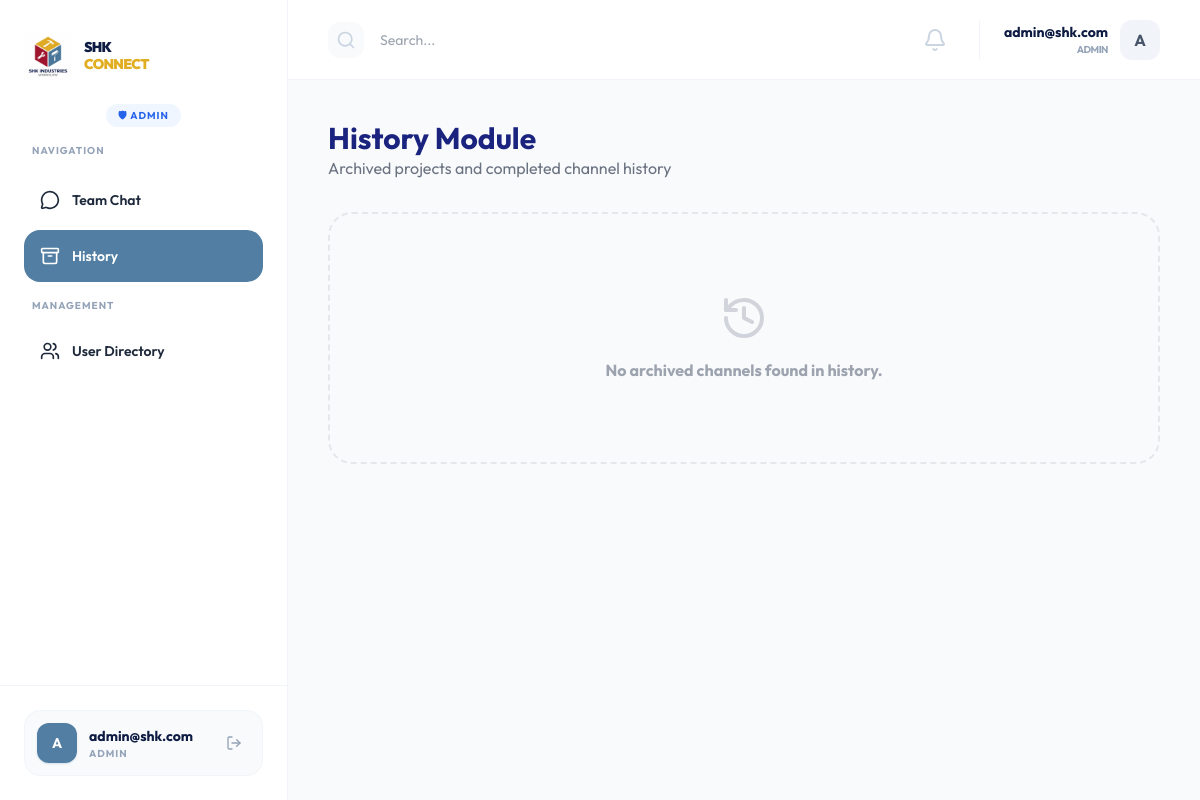
Page /admin/history (signed in) on the committed database.
### models.py (models this page shows, shortened)
class User(db.Model, UserMixin):
    __tablename__ = 'users'
    id = db.Column(db.Integer, primary_key=True)
    username = db.Column(db.String(100), unique=True, nullable=False)
    email = db.Column(db.String(120), unique=True, nullable=False)
    password_hash = db.Column(db.String(255), nullable=False)
    first_name = db.Column(db.String(100))
    last_name = db.Column(db.String(100))
    role_id = db.Column(db.Integer, db.ForeignKey('roles.id'))
    is_active = db.Column(db.Boolean, default=True)
    created_at = db.Column(db.DateTime, default=lambda: datetime.now(timezone.utc).replace(tzinfo=None))
    role = db.relationship('Role', backref=db.backref('users', lazy=True))
    messages_sent = db.relationship('Message', foreign_keys='Message.user_id', backref='author', lazy=True)
    messages_received = db.relationship('Message', foreign_keys='Message.recipient_id', backref='recipient', lazy=True)
    groups = db.relationship('Group', secondary=group_members, backref=db.backref('members', lazy='dynamic'))

class Role(db.Model):
    __tablename__ = 'roles'
    id = db.Column(db.Integer, primary_key=True)
    name = db.Column(db.String(50), unique=True, nullable=False)
    description = db.Column(db.String(200))

### admin_routes.py (the view)
@admin_bp.route('/history')
@login_required
def history():
    role_name = current_user.role.name if current_user.role else 'Member'
    if role_name in ['Admin', 'Owner', 'ED']:
        groups = Group.query.filter_by(is_archived=True).order_by(Group.created_at.desc()).all()
    else:
        groups = Group.query.filter(Group.is_archived == True).filter(
            Group.members.any(User.id == current_user.id)
        ).order_by(Group.created_at.desc()).all()
    return render_template('admin/history.html', title='Archived History', groups=groups)

### app.py (called while the page is built)
@app.after_request
def audit_mutations(response):
    if request.method in {'POST', 'PUT', 'PATCH', 'DELETE'} and response.status_code < 400 and current_user.is_authenticated and request.endpoint != 'workspace.mark_read':
        from models import ActivityLog
        db.session.add(ActivityLog(action=f'{request.method} {request.endpoint}',
                                   details=request.path, user_id=current_user.id,
                                   ip_address=request.remote_addr))
        db.session.commit()
    return response

@login_manager.user_loader
def load_user(user_id):
    try:
        user = db.session.get(User, int(user_id))
        return user if user and user.is_active else None
    except (TypeError, ValueError):
        return None

@app.context_processor
def frontend_assets():
    import json
    from pathlib import Path
    manifest = Path(app.static_folder) / 'dist' / '.vite' / 'manifest.json'
    entry = json.loads(manifest.read_text()).get('src/main.jsx', {}) if manifest.exists() else {}
    return {'frontend_entry': entry}

### templates/admin/history.html
{% extends "base.html" %}
{% block content %}
<div class="flex-1 overflow-y-auto p-4 lg:p-10 pb-24 lg:pb-10 space-y-8">
    <header>
        <h2 class="text-3xl font-bold text-[#1A237E]">History Module</h2>
        <p class="text-gray-500">Archived projects and completed channel history</p>
    </header>
    <div class="grid grid-cols-1 md:grid-cols-2 lg:grid-cols-3 gap-6">
        {% for group in groups %}
        <div class="bg-white p-6 rounded-3xl shadow-sm border border-gray-100 group hover:shadow-md transition">
            <div class="flex items-center gap-4 mb-4">
                <div class="w-12 h-12 bg-gray-100 rounded-2xl flex items-center justify-center text-gray-400 group-hover:bg-blue-50 group-hover:text-[#1A237E] transition">
                    <i data-lucide="archive"></i>
                </div>
                <div>
                    <h3 class="font-bold text-gray-800">{{ group.name }}</h3>
                    <p class="text-[10px] text-gray-400 font-bold uppercase tracking-widest">Completed {{ group.created_at.strftime('%b %Y') if group.created_at else 'N/A' }}</p>
                </div>
            </div>
            <p class="text-sm text-gray-500 mb-6 line-clamp-2">{{ group.description or "No description provided." }}</p>
            <div class="flex items-center justify-between pt-4 border-t border-gray-50">
                <span class="text-xs font-bold text-gray-400">{{ group.messages|length if group.messages else 0 }} Messages</span>
                <div class="flex items-center gap-3">
                    {% if current_user.role and current_user.role.name in ['Admin', 'Owner', 'ED'] %}
                    <form method="post" action="{{ url_for('admin.delete_group', group_id=group.id) }}" style="display:inline"><button type="submit"
                       onclick="return confirm('Permanently delete this history log?')"
                       class="p-2 bg-red-50 text-red-500 rounded-xl hover:bg-red-100 transition shadow-sm border border-red-100"
                       title="Delete Permanently">
                        <i data-lucide="trash-2" class="w-4 h-4"></i>
                    </button></form>
                    {% endif %}
                    <a href="{{ url_for('admin.history_detail', group_id=group.id) }}" class="flex items-center gap-2 text-[#1A237E] font-bold text-sm hover:underline">
                        VIEW LOGS <i data-lucide="arrow-right" class="w-4 h-4"></i>
                    </a>
                </div>
            </div>
        </div>
        {% else %}
        <div class="col-span-full py-20 text-center bg-gray-50 rounded-3xl border-2 border-dashed border-gray-200">
            <i data-lucide="history" class="w-12 h-12 text-gray-300 mx-auto mb-4"></i>
            <p class="text-gray-400 font-bold">No archived channels found in history.</p>
        </div>
        {% endfor %}
    </div>
</div>
{% endblock %}

### templates/base.html (shortened to what this page needs)
<!DOCTYPE html>
<html lang="en">
<head>
    <script src="https://cdn.tailwindcss.com"></script>
</head>
<body class="text-slate-800">
    <div class="app-shell flex overflow-hidden relative">
                {% set role = current_user.role.name if current_user.role else 'Member' %}
        <aside class="w-72 bg-white border-r border-slate-100 hidden lg:flex flex-col z-10">
            <div class="px-6 pt-8 pb-6 flex items-center gap-3">
                <div class="w-12 h-12 flex-shrink-0">
                    <img src="{{ url_for('static', filename='img/shk_logo.png') }}" alt="Logo" class="w-full h-full object-contain">
                </div>
                <div>
                    <h1 class="text-[14px] font-black text-shk-navy uppercase tracking-tighter leading-tight">
                        SHK <br><span class="text-shk-gold">CONNECT</span>
                    </h1>
                </div>
            </div>
            <div class="px-8 pb-4 flex justify-center">
                {% set role = current_user.role.name if current_user.role else 'Member' %}
                {% if role == 'Admin' %}
                    <span class="text-[10px] font-bold uppercase tracking-widest bg-blue-50 text-blue-600 px-3 py-1 rounded-full">🛡 Admin</span>
                {% elif role == 'Owner' %}
                    <span class="text-[10px] font-bold uppercase tracking-widest bg-purple-50 text-purple-600 px-3 py-1 rounded-full">👑 Owner</span>
                {% elif role == 'ED' %}
                    <span class="text-[10px] font-bold uppercase tracking-widest bg-rose-50 text-rose-600 px-3 py-1 rounded-full">👔 ED</span>
                {% elif role == 'Manager' %}
                    <span class="text-[10px] font-bold uppercase tracking-widest bg-amber-50 text-amber-600 px-3 py-1 rounded-full">💼 Manager</span>
                {% elif role == 'Accounts' %}
                    <span class="text-[10px] font-bold uppercase tracking-widest bg-indigo-50 text-indigo-600 px-3 py-1 rounded-full">🧾 Accounts</span>
                {% elif role == 'Staff' %}
                    <span class="text-[10px] font-bold uppercase tracking-widest bg-emerald-50 text-emerald-600 px-3 py-1 rounded-full">🛠 Staff</span>
                {% else %}
                    <span class="text-[10px] font-bold uppercase tracking-widest bg-slate-100 text-slate-500 px-3 py-1 rounded-full">👤 Member</span>
                {% endif %}
            </div>
            <div class="px-6 flex-1">
                <nav class="space-y-1">
                    <p class="text-[10px] font-bold text-slate-400 uppercase tracking-widest mb-4 px-2">Navigation</p>
                    <a href="/chat" class="nav-link flex items-center gap-3 p-4 rounded-2xl transition {% if '/chat' in request.path %}active{% endif %}">
                        <i data-lucide="message-circle" class="w-5 h-5"></i>
                        <span class="font-semibold text-sm">Team Chat</span>
                    </a>
                    <a href="/admin/history" class="nav-link flex items-center gap-3 p-4 rounded-2xl transition {% if request.path == '/admin/history' %}active{% endif %}">
                        <i data-lucide="archive" class="w-5 h-5"></i>
                        <span class="font-semibold text-sm">History</span>
                    </a>
                    {% if role == 'Admin' %}
                    <div class="pt-3">
                        <p class="text-[10px] font-bold text-slate-400 uppercase tracking-widest mb-3 px-2">Management</p>
                        <a href="/admin/users" class="nav-link flex items-center gap-3 p-4 rounded-2xl transition {% if request.path == '/admin/users' %}active{% endif %}">
                            <i data-lucide="users" class="w-5 h-5"></i>
                            <span class="font-semibold text-sm">User Directory</span>
                        </a>
                    </div>
                    {% endif %}
                </nav>
            </div>
            <div class="p-6 border-t border-slate-100 mt-auto">
                <div class="flex items-center justify-between p-3 rounded-2xl bg-slate-50 border border-slate-100 group transition-all duration-300">
                    <div class="flex items-center gap-3 min-w-0">
                        <div class="w-10 h-10 bg-shk-blue text-white rounded-xl flex items-center justify-center font-bold text-sm flex-shrink-0 shadow-sm shadow-shk-blue/20">
                            {{ current_user.username[0].upper() }}
                        </div>
                        <div class="overflow-hidden">
                            <p class="text-sm font-bold text-shk-navy truncate">{{ current_user.username }}</p>
                            <p class="text-[10px] text-slate-400 truncate uppercase tracking-widest font-bold">{{ current_user.role.name if current_user.role else 'Member' }}</p>
                        </div>
                    </div>
                    <a href="/logout"
                       class="p-2 text-slate-400 hover:text-shk-red hover:bg-rose-50 rounded-lg transition-all duration-200 flex-shrink-0"
                       title="Sign Out">
                        <i data-lucide="log-out" class="w-4 h-4"></i>
                    </a>
                </div>
            </div>
        </aside>
        <div class="flex-1 flex flex-col min-w-0 overflow-hidden relative">
            <header class="h-16 lg:h-20 bg-white border-b border-slate-100 flex items-center justify-between px-4 lg:px-10 flex-shrink-0">
                <div class="flex items-center gap-4">
                    <div class="bg-slate-50 p-2 rounded-xl hidden sm:block">
                        <i data-lucide="search" class="w-5 h-5 text-slate-300"></i>
                    </div>
                    <input type="text" placeholder="Search..." class="hidden sm:block bg-transparent border-none outline-none text-sm w-32 sm:w-64">
                </div>
                <div class="flex items-center gap-6">
                    <div class="relative">
                        <button id="notification-bell" class="relative p-2 text-slate-300 hover:text-shk-blue transition-colors focus:outline-none">
                            <i data-lucide="bell" class="w-6 h-6"></i>
                        </button>
                    </div>
                    <div class="hidden sm:flex items-center gap-3 pl-6 border-l border-slate-100">
                        <div class="text-right">
                            <p class="text-sm font-bold text-shk-navy">{{ current_user.username }}</p>
                            <p class="text-[10px] font-bold text-slate-400 uppercase tracking-tighter">{{ current_user.role.name if current_user.role else 'Employee' }}</p>
                        </div>
                        <div class="w-10 h-10 bg-slate-100 text-slate-600 rounded-xl flex items-center justify-center font-bold">
                            {{ current_user.username[0].upper() }}
                        </div>
                    </div>
                </div>
            </header>
            <main class="flex-1 min-h-0 flex flex-col bg-[#f8fafc] relative">
                {% block content %}{% endblock %}
            </main>
                {% set role = current_user.role.name if current_user.role else 'Member' %}
        </div>
    </div>
</body>
</html>

### templates/base.html (style rules this page uses)
html, body { height: 100%; }
body { font-family: 'Outfit', sans-serif; background-color: #f8fafc; -webkit-tap-highlight-color: transparent; overscroll-behavior: none; }
.app-shell { height: 100vh; }
.nav-link.active { background: #517ea2; color: white; }

### rows in the picture
User: username "A", username "admin@shk.com"
Role: role "ADMIN"
